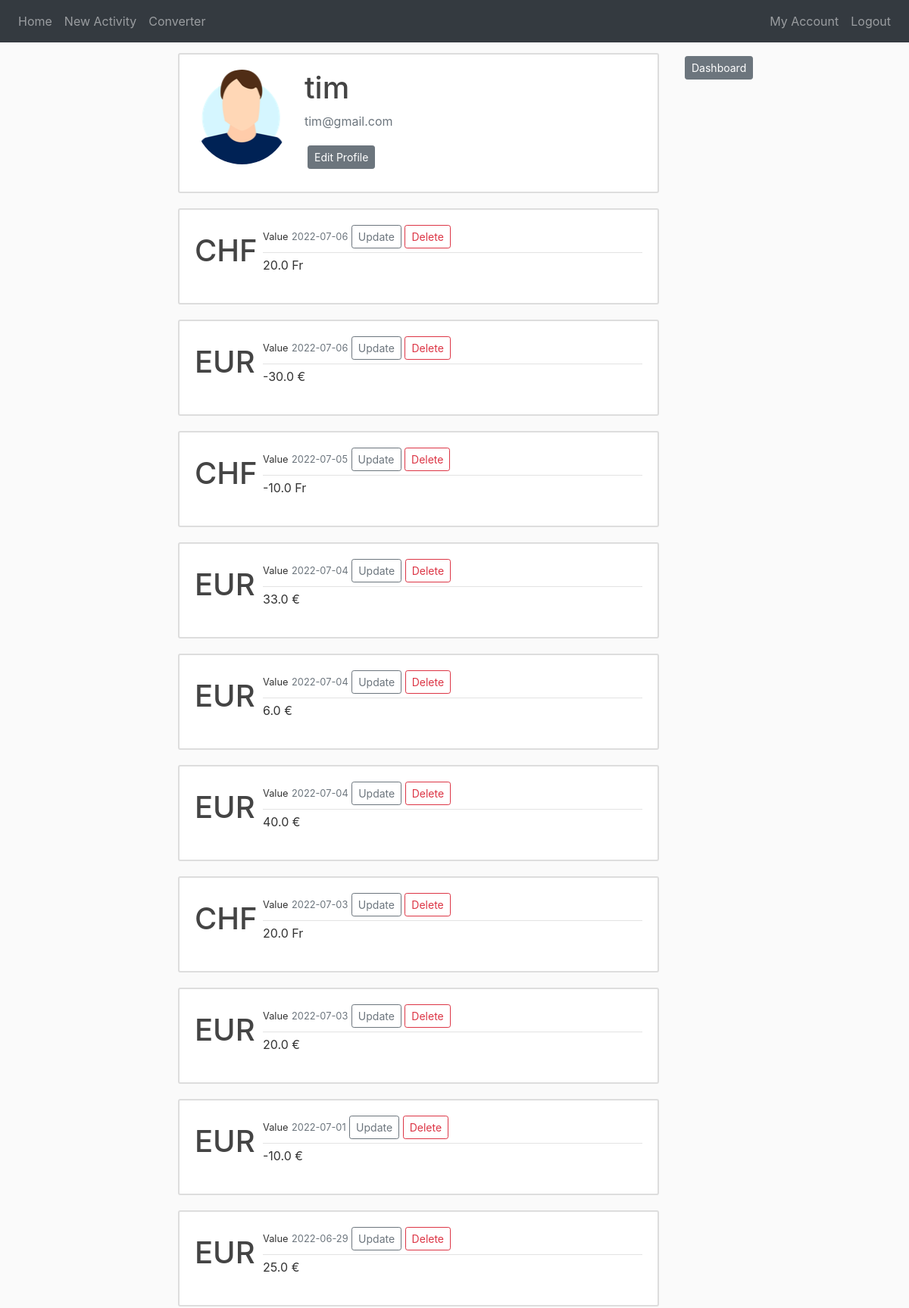
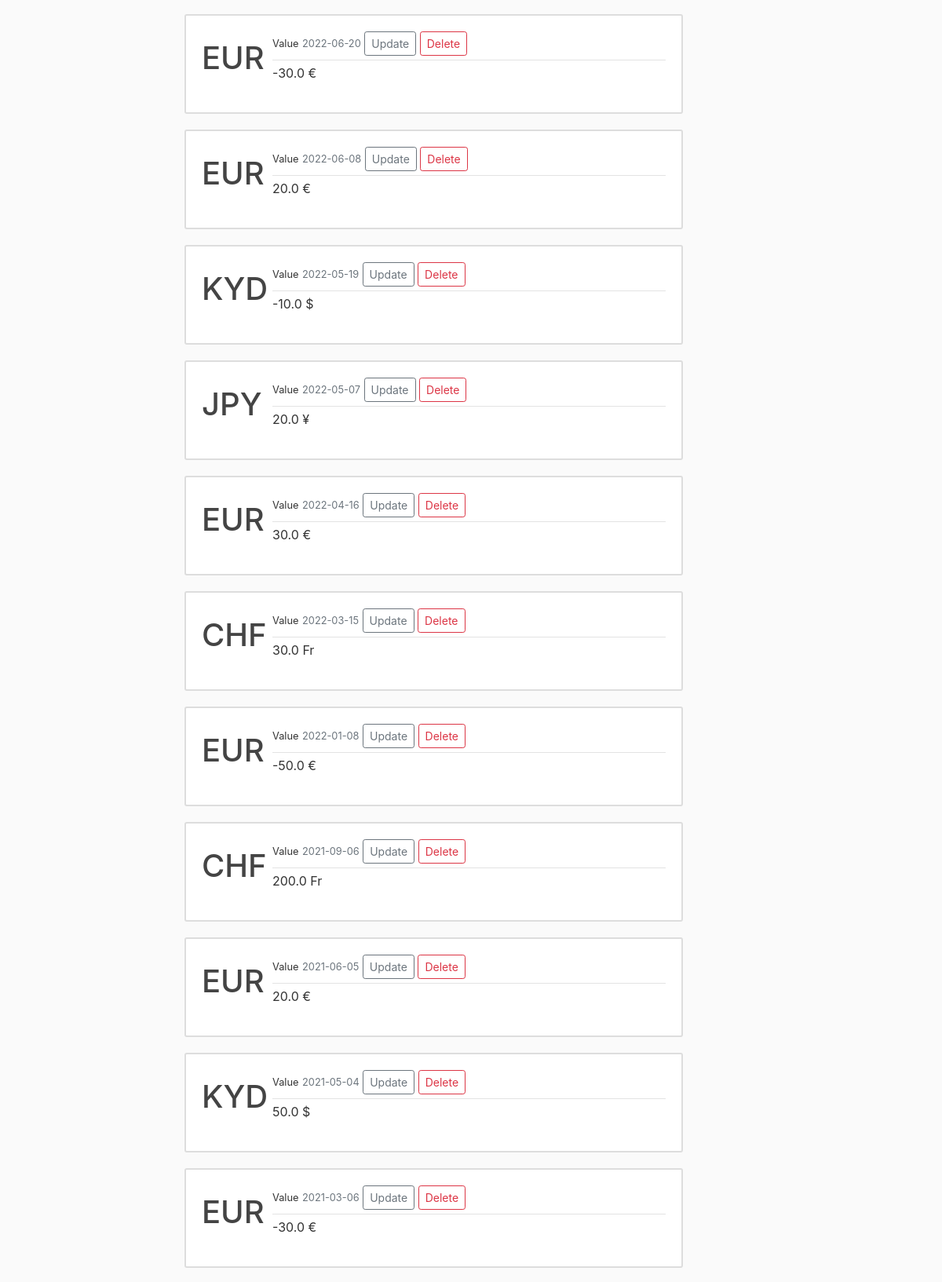
Page /account (signed in, upper part) on the committed database (2 pictures, top to bottom).
### website/models.py (models this page shows, shortened)
class User(db.Model, UserMixin):
    id = db.Column(db.Integer, primary_key=True)
    username = db.Column(db.String(20), unique=True, nullable=False)
    email = db.Column(db.String(150), unique=True, nullable=False)
    image = db.Column(db.String(20), nullable=False, default='default.jpg')
    password = db.Column(db.String(60), nullable=False)
    purchases = db.relationship('Purchase', backref='buyer', lazy=True)

class Purchase(db.Model):
    id = db.Column(db.Integer, primary_key=True)
    date = db.Column(db.Date, nullable=False)
    amount = db.Column(db.Float, nullable=False)
    user_id = db.Column(db.Integer, db.ForeignKey('user.id'), nullable=False)
    currency_id = db.Column(db.String(20), db.ForeignKey('currency.id'), nullable=False)

class Currency(db.Model):
    id = db.Column(db.String(20), primary_key=True)
    name = db.Column(db.String(100), nullable=False)
    rate = db.Column(db.Float, nullable=False)
    character_id = db.Column(db.Integer, db.ForeignKey('character.id') , nullable=False)
    purchases = db.relationship('Purchase', backref='currency', lazy=True)

class Character(db.Model):
    id = db.Column(db.Integer, primary_key=True)
    character = db.Column(db.String(2), nullable=False)
    currencies = db.relationship('Currency', backref='character', lazy=True)
    def __repr__(self):
        return f"{self.character}"

### website/views.py (the view)
@views.route('/account', methods=['GET'])
@login_required
def account():
    purchases = Purchase.query.order_by(Purchase.date).all()
    return render_template("account.html", purchases=purchases)

### website/models.py (called while the page is built)
@login_manager.user_loader
def load_user(user_id):
    return User.query.get(int(user_id))

### website/templates/account.html (shortened to what this page needs)
{% extends "base.html" %}
{% block content %}
    <div class="content-section">
        <div class="media">
            <img class="rounded-circle account-img" src="{{ url_for('static', filename='profile_pictures/' + current_user.image) }}">
            <div class="media-body">
                <h2 class="account-heading">{{ current_user.username }}</h2>
                <p class="text-secondary">{{ current_user.email }}</p>
                <div>
                    <a class="btn btn-secondary btn-sm m-1" href="{{ url_for('views.update_account') }}">Edit Profile</a>
                </div>
            </div>
        </div>
    </div>
    {% for purchase in purchases | reverse %}
        {% if purchase.buyer == current_user %}
            <article class="media content-section">
                <h1 class="article-identifier">{{ purchase.currency.id }}</h1>
                <div class="media-body">
                    <div class="article-metadata">
                        <small>Value</small>
                        <small class="text-muted">{{ purchase.date.strftime('%Y-%m-%d') }}</small>
                        <a class="btn btn-outline-secondary btn-sm" href="{{ url_for('views.update_purchase', purchase_id=purchase.id) }}">Update</a>
                        <a type="button" class="btn btn-outline-danger btn-sm" href="{{ url_for('views.delete_purchase', purchase_id=purchase.id) }}">Delete</a>
                    </div>
                    <p class="article-content">{{ purchase.amount }} {{ purchase.currency.character }}</p>
                </div>
            </article>
        {% endif %}
    {% endfor %}
{% endblock %}
{% block content_right %}
    <div class="media body" style="margin-top: 10px">
        <a class="btn btn-secondary btn-sm m-1" style="align-items: center" href="{{ url_for('views.dashboard') }}">Dashboard</a>
    </div>
{% endblock %}

### website/static/main.css (style rules this page uses)
body { background: #fafafa; color: #333333; margin-bottom: 10px; margin-top: 60px; }
h1, h2, h3, h4, h5, h6 { color: #444444; }
.content-section { background: #ffffff; padding: 20px 20px; border: 2px solid #dddddd; border-radius: 3px; margin-bottom: 20px; margin-top: 10px; }
.article-content { white-space: pre-line; }
.article-identifier { height: 65px; width: 30px; margin-right: 60px; margin-top: 10px; }
.article-metadata { padding-bottom: 5px; margin-bottom: 4px; border-bottom: 1px solid #e3e3e3; }
.account-img { height: 125px; width: 125px; margin-right: 20px; margin-bottom: 16px; }
.account-heading { font-size: 2.5rem; }

### rows in the picture
User: image (picture), username "tim", email "tim@gmail.com"
Purchase: currency.id "CHF", date "2022-07-06", amount "20.0", currency.character "Fr"
Purchase: currency.id "EUR", date "2022-07-06", amount "-30.0", currency.character "€"
Purchase: currency.id "CHF", date "2022-07-05", amount "-10.0", currency.character "Fr"
Purchase: currency.id "EUR", date "2022-07-04", amount "33.0", currency.character "€"
Purchase: currency.id "EUR", date "2022-07-04", amount "6.0", currency.character "€"
Purchase: currency.id "EUR", date "2022-07-04", amount "40.0", currency.character "€"
Purchase: currency.id "CHF", date "2022-07-03", amount "20.0", currency.character "Fr"
Purchase: currency.id "EUR", date "2022-07-03", amount "20.0", currency.character "€"
Purchase: currency.id "EUR", date "2022-07-01", amount "-10.0", currency.character "€"
Purchase: currency.id "EUR", date "2022-06-29", amount "25.0", currency.character "€"
Purchase: currency.id "EUR", date "2022-06-20", amount "-30.0", currency.character "€"
Purchase: currency.id "EUR", date "2022-06-08", amount "20.0", currency.character "€"
Purchase: currency.id "KYD", date "2022-05-19", amount "-10.0", currency.character "$"
Purchase: currency.id "JPY", date "2022-05-07", amount "20.0", currency.character "¥"
Purchase: currency.id "EUR", date "2022-04-16", amount "30.0", currency.character "€"
Purchase: currency.id "CHF", date "2022-03-15", amount "30.0", currency.character "Fr"
Purchase: currency.id "EUR", date "2022-01-08", amount "-50.0", currency.character "€"
Purchase: currency.id "CHF", date "2021-09-06", amount "200.0", currency.character "Fr"
Purchase: currency.id "EUR", date "2021-06-05", amount "20.0", currency.character "€"
Purchase: currency.id "KYD", date "2021-05-04", amount "50.0", currency.character "$"
Purchase: currency.id "EUR", date "2021-03-06", amount "-30.0", currency.character "€"
